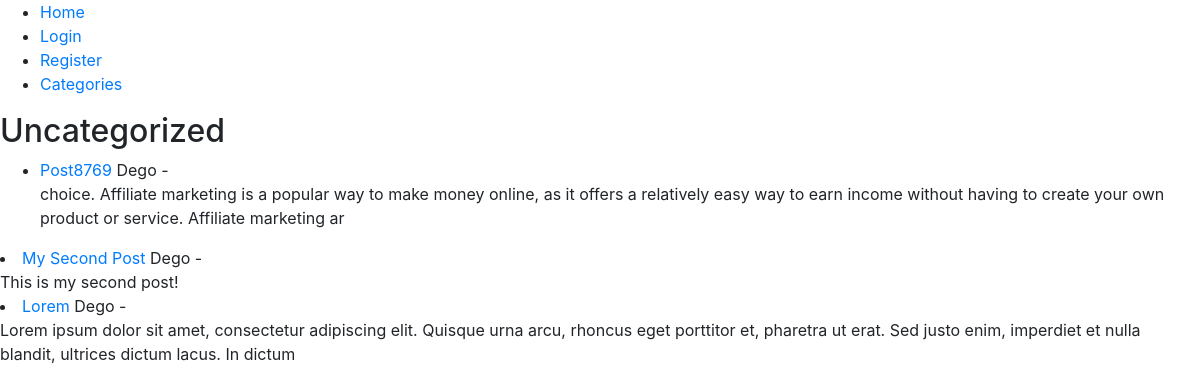
Page /category/uncategorized/ on the earlier database version.
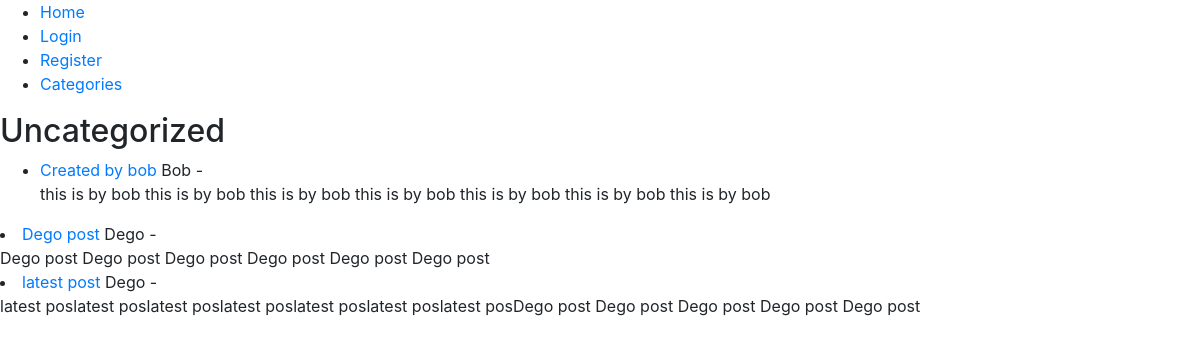
Same page on the later database version.
### theblog/models.py (models this page shows, shortened)
class Post(models.Model):
    title = models.CharField(max_length=255)
    title_tag = models.CharField(max_length=255, default='3oftheBest')
    header_image = models.ImageField(null=True, blank=True, upload_to="images/")
    author = models.ForeignKey(User, on_delete=models.CASCADE)
    body = models.TextField()
    post_date = models.DateField(auto_now_add=True)
    category = models.CharField(max_length=255, default='uncategorized')
    likes = models.ManyToManyField(User, related_name='blog_posts', blank=True)
    snippet = models.CharField(max_length=255)

### theblog/views.py (the view)
# urls.py: path('category/<str:cats>/',views.ListCategoryView,name='category'),
def ListCategoryView(request, cats):
    category_posts = Post.objects.filter(category=cats.replace("-", " "))
    return render(request, 'categories.html', {'cats': cats.title().replace("-", " "), 'category_posts': category_posts})

### theblog/templates/categories.html (shortened to what this page needs)
{% extends 'base.html' %}
{% block content%}
{% if category_posts %}
    <h2>{{cats}}</h2>
    <ul>
    {% for post in category_posts %}
    <li>
        <a href="{% url 'post-details' post.pk %}">{{post.title}}</a>
        {{post.author|capfirst}} -
        <br>
        {{post.body|slice:":200"|safe}}
    </li>
    </ul>
    {% endfor %}
{% else %}
    <h2>There are no blog posts in this category yet</h2>
{% endif %}
{% endblock %}

Differences in the rows shown:
no longer on this page (row edited): Post: title "Post8769", author "Dego", body "choice. Affiliate marketing is a popular way to make money online, as it offers a relatively easy way to earn income without having to create your own product or service. Affiliate marketing ar"
no longer on this page (row edited): Post: title "My Second Post", author "Dego", body "This is my second post!"
no longer on this page (row edited): Post: title "Lorem", author "Dego", body "Lorem ipsum dolor sit amet, consectetur adipiscing elit. Quisque urna arcu, rhoncus eget porttitor et, pharetra ut erat. Sed justo enim, imperdiet et nulla blandit, ultrices dictum lacus. In dictum"
added Post: title "Created by bob", author "Bob", body "this is by bob this is by bob this is by bob this is by bob this is by bob this is by bob this is by bob"
added Post: title "Dego post", author "Dego", body "Dego post Dego post Dego post Dego post Dego post Dego post"
added Post: title "latest post", author "Dego", body "latest poslatest poslatest poslatest poslatest poslatest poslatest posDego post Dego post Dego post Dego post Dego post"
